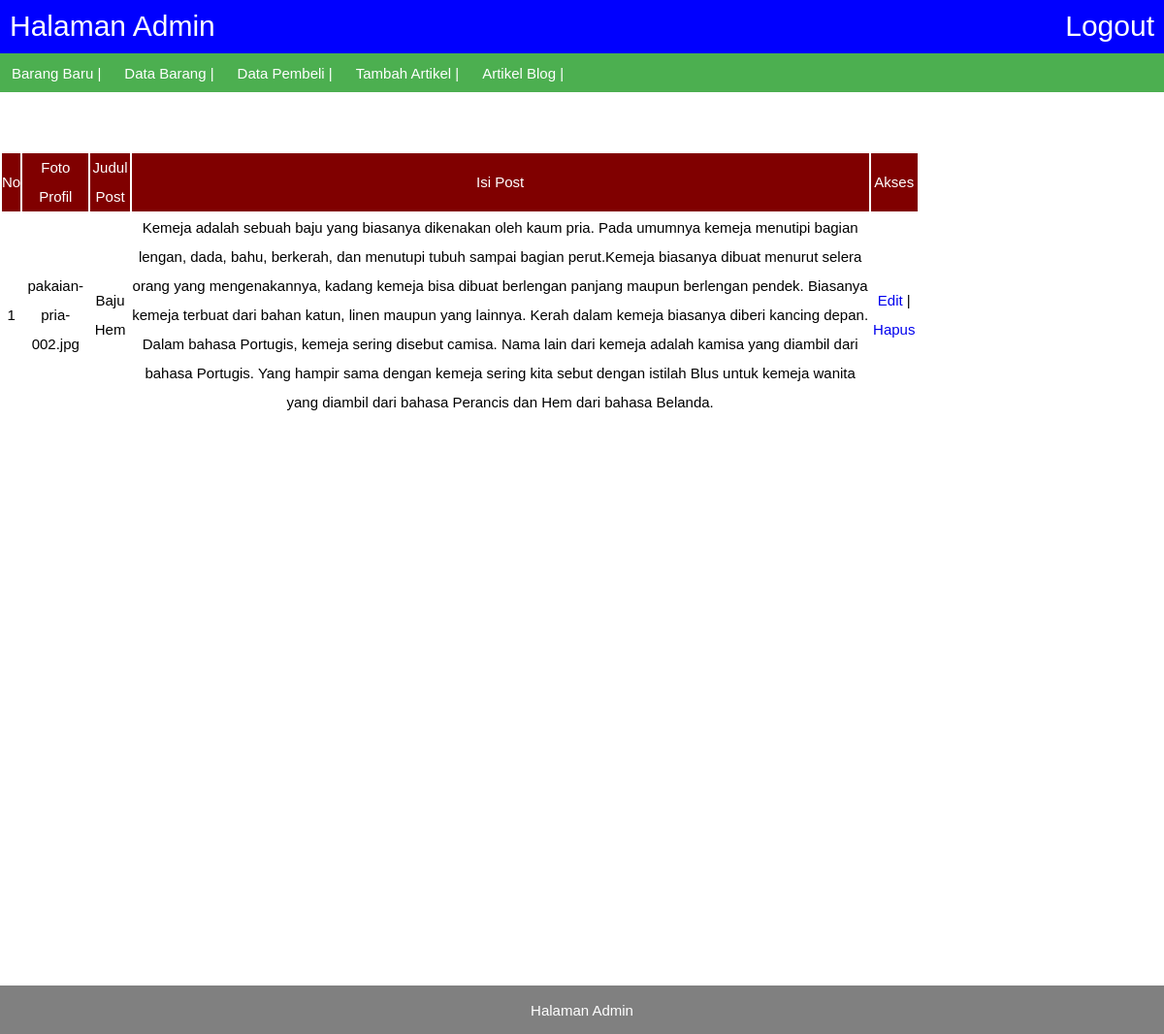
Screenshot of /admin/admin_post_blog.php with the database file from the repository.
### tables this page shows
CREATE TABLE `blog` (
  `id_post` int(11) NOT NULL,
  `foto_profil` varchar(100) NOT NULL,
  `judul_post` varchar(100) NOT NULL,
  `isi_post` text NOT NULL
);

### akses/fungsi.php (called while the page is built, shortened)
<?php
function tampil_post_blog(){
	global $link;
	$query ="SELECT * FROM blog";
	$result =mysqli_query($link,$query) or die('Gagal');
	return $result;
}

### admin/admin_post_blog.php (the view, shortened to what this page needs)
<?php
include 'admin_head.php';
$result =tampil_post_blog();
?>
<form>
	<table>
		<tr bgcolor="maroon">
			<td class="b">No</td>
			<td class="b">Foto Profil</td>
			<td class="b">Judul Post</td>
			<td class="b">Isi Post</td>
			<td class="b">Akses</td>
<?php
$no=1;
while ($a=mysqli_fetch_assoc($result)) { ?>
		<tr>
			<td><?= $no;?></td>
			<td><?= $a['foto_profil'];?></td>
			<td><?= $a['judul_post'];?></td>
			<td><?= $a['isi_post'];?></td>
			<td><a href="admin_edit_blog.php?id=<?= $a['id_post'];?>">Edit</a> | <a href="admin_delete_blog.php?id=<?= $a['id_post'];?>">Hapus</a></td>
		</tr>
		<?php $no++;?>
		<?php } ?>
	</table>
</form>
<?php
include 'admin_foot.php';?>

### admin/admin_style.css (style rules this page uses)
* { padding: 0; margin:0; text-decoration: none; list-style: none; font-family: sans-serif; font-size: 15px; }

### admin/admin_post_blog.php (style rules this page uses)
table { width: 100%; line-height: 30px; }
td { text-align: center; color: black; }
.b { color: white; }

### rows the page displays
blog: foto_profil "pakaian-pria-002.jpg", judul_post "Baju Hem", isi_post "Kemeja adalah sebuah baju yang biasanya dikenakan oleh kaum pria. Pada umumnya kemeja menutipi bagian lengan, dada, bahu, berkerah, dan menutupi tubuh sampai bagian perut.Kemeja biasanya dibuat menurut selera orang yang mengenakannya, kadang kemeja bisa dibuat berlengan panjang maupun berlengan pendek. Biasanya kemeja terbuat dari bahan katun, linen maupun yang lainnya. Kerah dalam kemeja biasanya diberi kancing depan. Dalam bahasa Portugis, kemeja sering disebut camisa. Nama lain dari kemeja adalah kamisa yang diambil dari bahasa Portugis. Yang hampir sama dengan kemeja sering kita sebut dengan istilah Blus untuk kemeja wanita yang diambil dari bahasa Perancis dan Hem dari bahasa Belanda."
